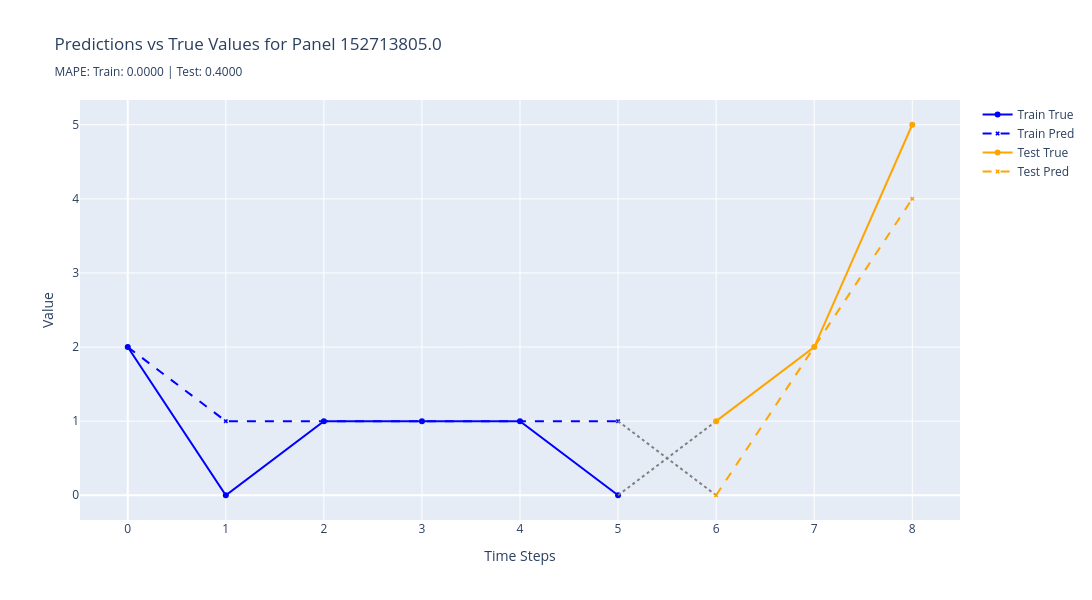
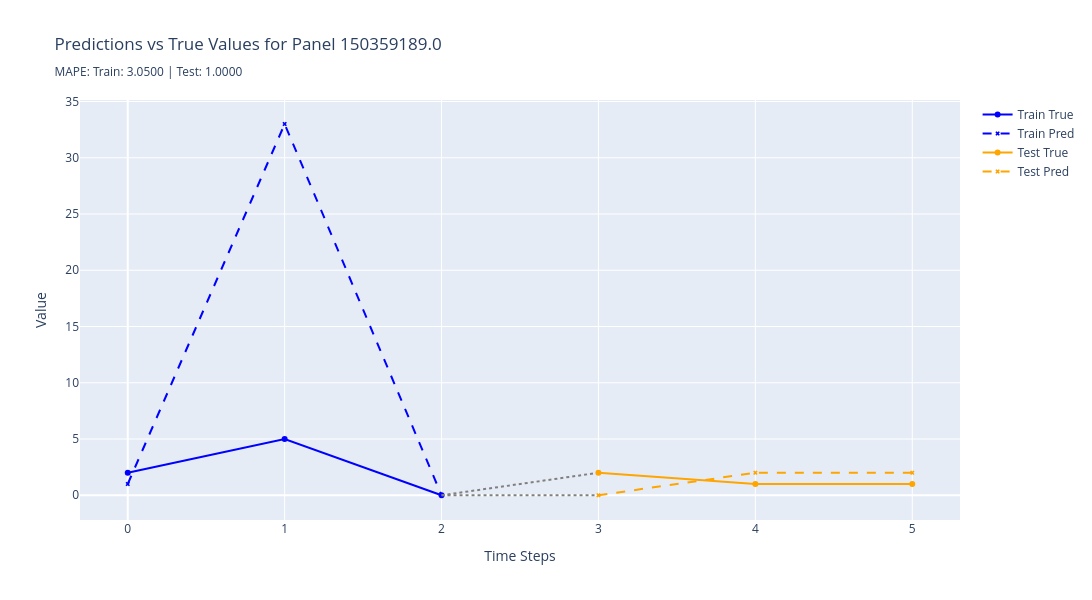
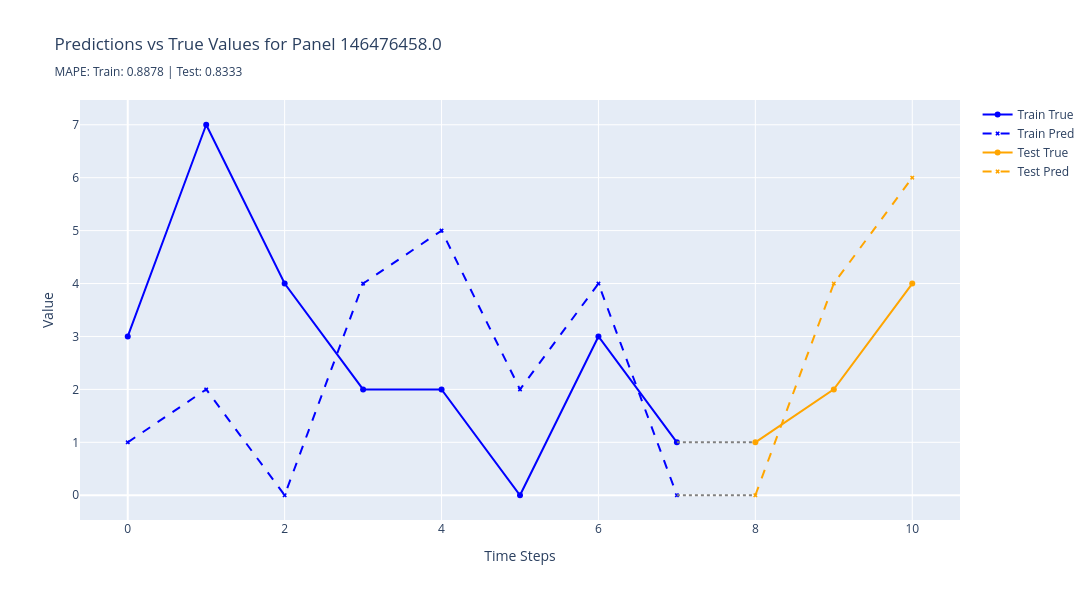
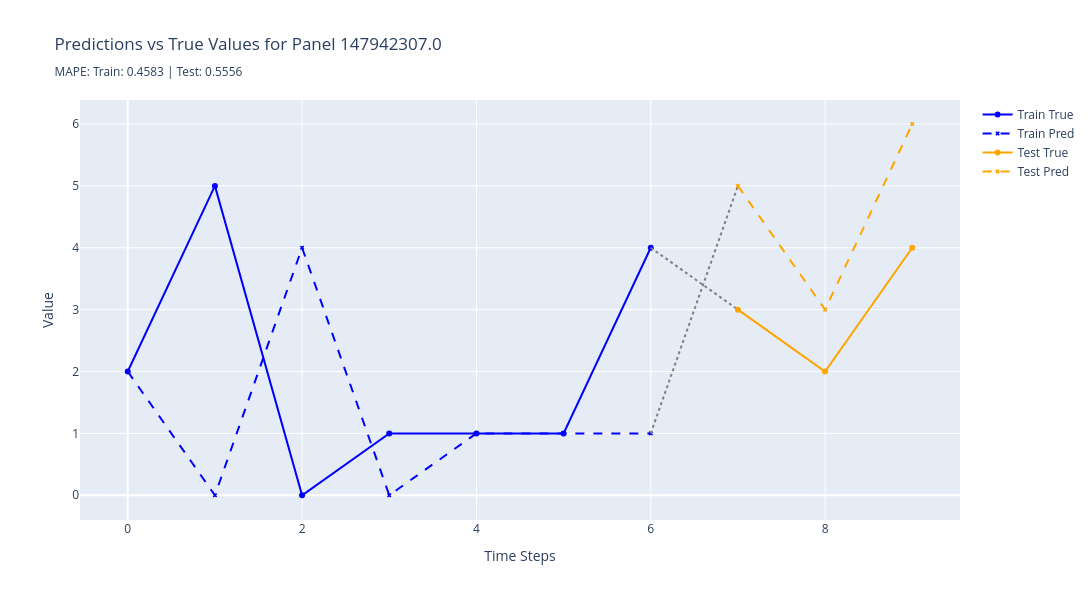

Notebook source saved alongside these figures, in order:
### Code cell
plot_best_predictions(
    results=results,
    n_best=5,
    metric="rmse",
    split_name="test",
)

### Figure 1 — Plotly figure (JSON) as saved in the notebook; plotly's stock layout.template omitted (floating-point values rounded to 4 significant figures)
{"data": [{"line": {"color": "blue"}, "marker": {"size": 6}, "mode": "lines+markers", "name": "Train True", "type": "scatter", "x": [0, 1, 2, 3, 4, 5], "y": [2, 0, 1, 1, 1, 0]}, {"line": {"color": "blue", "dash": "dash"}, "marker": {"size": 4, "symbol": "x"}, "mode": "lines+markers", "name": "Train Pred", "type": "scatter", "x": [0, 1, 2, 3, 4, 5], "y": [2, 1, 1, 1, 1, 1]}, {"line": {"color": "gray", "dash": "dot"}, "mode": "lines", "showlegend": false, "type": "scatter", "x": [5, 6], "y": [0, 1]}, {"line": {"color": "gray", "dash": "dot"}, "mode": "lines", "showlegend": false, "type": "scatter", "x": [5, 6], "y": [1, 0]}, {"line": {"color": "orange"}, "marker": {"size": 6}, "mode": "lines+markers", "name": "Test True", "type": "scatter", "x": [6, 7, 8], "y": [1, 2, 5]}, {"line": {"color": "orange", "dash": "dash"}, "marker": {"size": 4, "symbol": "x"}, "mode": "lines+markers", "name": "Test Pred", "type": "scatter", "x": [6, 7, 8], "y": [0, 2, 4]}], "layout": {"height": 600, "hovermode": "x unified", "title": {"text": "Predictions vs True Values for Panel 152713805.0<br><sub>MAPE: Train: 0.0000 | Test: 0.4000</sub>"}, "width": 1200, "xaxis": {"title": {"text": "Time Steps"}}, "yaxis": {"title": {"text": "Value"}}}}

### Figure 2 — Plotly figure (JSON) as saved in the notebook; plotly's stock layout.template omitted (floating-point values rounded to 4 significant figures)
{"data": [{"line": {"color": "blue"}, "marker": {"size": 6}, "mode": "lines+markers", "name": "Train True", "type": "scatter", "x": [0, 1, 2], "y": [2, 5, 0]}, {"line": {"color": "blue", "dash": "dash"}, "marker": {"size": 4, "symbol": "x"}, "mode": "lines+markers", "name": "Train Pred", "type": "scatter", "x": [0, 1, 2], "y": [1, 33, 0]}, {"line": {"color": "gray", "dash": "dot"}, "mode": "lines", "showlegend": false, "type": "scatter", "x": [2, 3], "y": [0, 2]}, {"line": {"color": "gray", "dash": "dot"}, "mode": "lines", "showlegend": false, "type": "scatter", "x": [2, 3], "y": [0, 0]}, {"line": {"color": "orange"}, "marker": {"size": 6}, "mode": "lines+markers", "name": "Test True", "type": "scatter", "x": [3, 4, 5], "y": [2, 1, 1]}, {"line": {"color": "orange", "dash": "dash"}, "marker": {"size": 4, "symbol": "x"}, "mode": "lines+markers", "name": "Test Pred", "type": "scatter", "x": [3, 4, 5], "y": [0, 2, 2]}], "layout": {"height": 600, "hovermode": "x unified", "title": {"text": "Predictions vs True Values for Panel 150359189.0<br><sub>MAPE: Train: 3.0500 | Test: 1.0000</sub>"}, "width": 1200, "xaxis": {"title": {"text": "Time Steps"}}, "yaxis": {"title": {"text": "Value"}}}}

### Figure 3 — Plotly figure (JSON) as saved in the notebook; plotly's stock layout.template omitted (floating-point values rounded to 4 significant figures)
{"data": [{"line": {"color": "blue"}, "marker": {"size": 6}, "mode": "lines+markers", "name": "Train True", "type": "scatter", "x": [0, 1, 2, 3, 4, 5, 6, 7], "y": [3, 7, 4, 2, 2, 0, 3, 1]}, {"line": {"color": "blue", "dash": "dash"}, "marker": {"size": 4, "symbol": "x"}, "mode": "lines+markers", "name": "Train Pred", "type": "scatter", "x": [0, 1, 2, 3, 4, 5, 6, 7], "y": [1, 2, 0, 4, 5, 2, 4, 0]}, {"line": {"color": "gray", "dash": "dot"}, "mode": "lines", "showlegend": false, "type": "scatter", "x": [7, 8], "y": [1, 1]}, {"line": {"color": "gray", "dash": "dot"}, "mode": "lines", "showlegend": false, "type": "scatter", "x": [7, 8], "y": [0, 0]}, {"line": {"color": "orange"}, "marker": {"size": 6}, "mode": "lines+markers", "name": "Test True", "type": "scatter", "x": [8, 9, 10], "y": [1, 2, 4]}, {"line": {"color": "orange", "dash": "dash"}, "marker": {"size": 4, "symbol": "x"}, "mode": "lines+markers", "name": "Test Pred", "type": "scatter", "x": [8, 9, 10], "y": [0, 4, 6]}], "layout": {"height": 600, "hovermode": "x unified", "title": {"text": "Predictions vs True Values for Panel 146476458.0<br><sub>MAPE: Train: 0.8878 | Test: 0.8333</sub>"}, "width": 1200, "xaxis": {"title": {"text": "Time Steps"}}, "yaxis": {"title": {"text": "Value"}}}}

### Figure 4 — Plotly figure (JSON) as saved in the notebook; plotly's stock layout.template omitted (floating-point values rounded to 4 significant figures)
{"data": [{"line": {"color": "blue"}, "marker": {"size": 6}, "mode": "lines+markers", "name": "Train True", "type": "scatter", "x": [0, 1, 2, 3, 4, 5, 6], "y": [2, 5, 0, 1, 1, 1, 4]}, {"line": {"color": "blue", "dash": "dash"}, "marker": {"size": 4, "symbol": "x"}, "mode": "lines+markers", "name": "Train Pred", "type": "scatter", "x": [0, 1, 2, 3, 4, 5, 6], "y": [2, 0, 4, 0, 1, 1, 1]}, {"line": {"color": "gray", "dash": "dot"}, "mode": "lines", "showlegend": false, "type": "scatter", "x": [6, 7], "y": [4, 3]}, {"line": {"color": "gray", "dash": "dot"}, "mode": "lines", "showlegend": false, "type": "scatter", "x": [6, 7], "y": [1, 5]}, {"line": {"color": "orange"}, "marker": {"size": 6}, "mode": "lines+markers", "name": "Test True", "type": "scatter", "x": [7, 8, 9], "y": [3, 2, 4]}, {"line": {"color": "orange", "dash": "dash"}, "marker": {"size": 4, "symbol": "x"}, "mode": "lines+markers", "name": "Test Pred", "type": "scatter", "x": [7, 8, 9], "y": [5, 3, 6]}], "layout": {"height": 600, "hovermode": "x unified", "title": {"text": "Predictions vs True Values for Panel 147942307.0<br><sub>MAPE: Train: 0.4583 | Test: 0.5556</sub>"}, "width": 1200, "xaxis": {"title": {"text": "Time Steps"}}, "yaxis": {"title": {"text": "Value"}}}}
